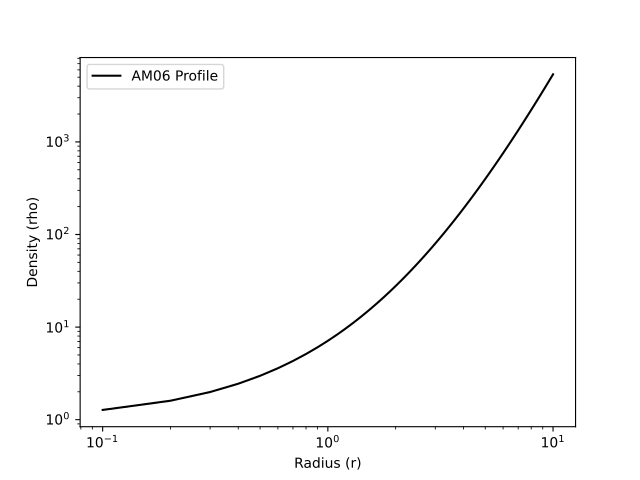

Write Python code to recreate this figure.
import matplotlib.pyplot as plt
from pisces.profiles.density import (
    AM06DensityProfile,
)
#
r = np.linspace(0.1, 10, 100)
profile = AM06DensityProfile(
    rho_0=1.0,
    a_c=1.0,
    c=2.0,
    a=3.0,
    alpha=1.0,
    beta=3.0,
)
rho = profile(r)
#
_ = plt.loglog(r, rho, "k-", label="AM06 Profile")
_ = plt.xlabel("Radius (r)")
_ = plt.ylabel("Density (rho)")
_ = plt.legend()
plt.show()
